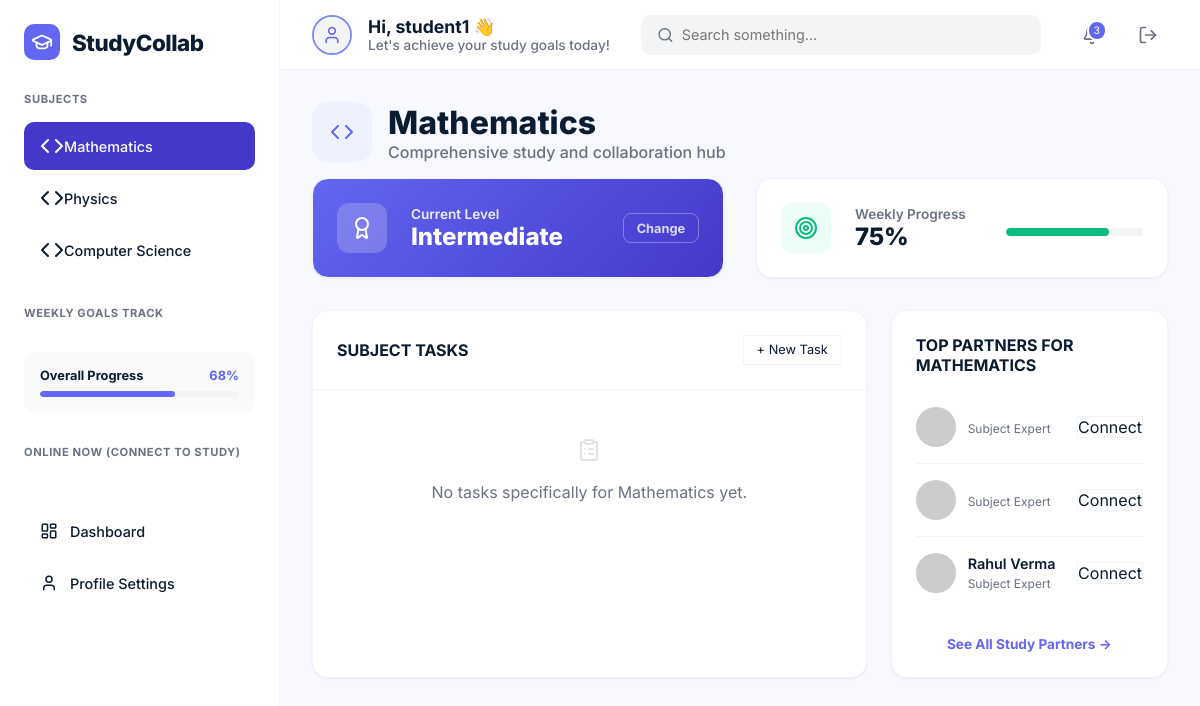
/subject/1/ (signed in), run on the app's committed database.
### main/models.py (models this page shows, shortened)
class Subject(models.Model):
    name = models.CharField(max_length=100)
    description = models.TextField(blank=True, null=True)
    icon = models.CharField(max_length=50, default="code") # FontAwesome or Lucide icon name

class UserLevel(models.Model):
    LEVEL_CHOICES = (
        ('beginner', 'Beginner'),
        ('intermediate', 'Intermediate'),
        ('pro', 'Pro'),
    )
    user = models.ForeignKey(User, on_delete=models.CASCADE)
    subject = models.ForeignKey(Subject, on_delete=models.CASCADE)
    level = models.CharField(max_length=20, choices=LEVEL_CHOICES)
    class Meta:
        unique_together = ('user', 'subject')

class Profile(models.Model):
    ROLE_CHOICES = (
        ('student', 'Student'),
        ('teacher', 'Teacher'),
    )
    user = models.OneToOneField(User, on_delete=models.CASCADE)
    role = models.CharField(max_length=10, choices=ROLE_CHOICES)
    avatar = models.ImageField(upload_to='avatars/', null=True, blank=True)
    study_hours_goal = models.IntegerField(default=15)
    problems_solved_goal = models.IntegerField(default=20)
    chapters_read_goal = models.IntegerField(default=2)
    sessions_attended_goal = models.IntegerField(default=3)
    study_hours_done = models.IntegerField(default=12)
    problems_solved_done = models.IntegerField(default=14)
    chapters_read_done = models.IntegerField(default=1)
    sessions_attended_done = models.IntegerField(default=2)

### main/views.py (the view)
# urls.py: path('subject/<int:subject_id>/', views.subject_detail, name='subject_detail'),
@login_required
def subject_detail(request, subject_id):
    subject = get_object_or_404(Subject, id=subject_id)
    user_level = UserLevel.objects.filter(user=request.user, subject=subject).first()
    tasks = Task.objects.filter(user=request.user, subject=subject)
    partners = Profile.objects.filter(role='student').exclude(user=request.user)[:3]
    context = {
        'active_subject': subject,
        'user_level': user_level,
        'tasks': tasks,
        'partners': partners,
    }
    return render(request, 'subject_detail.html', context)

### templates/subject_detail.html (shortened to what this page needs)
{% extends 'base.html' %}
{% load static %}
{% block content %}
<div style="margin-bottom: 2rem;">
    <div style="display: flex; align-items: center; gap: 1rem; margin-bottom: 1rem;">
        <div style="width: 60px; height: 60px; background: #eef2ff; color: var(--primary); border-radius: 16px; display: flex; align-items: center; justify-content: center;">
            <i data-lucide="{{ active_subject.icon }}" style="width: 32px;"></i>
        </div>
        <div>
            <h1 style="font-size: 2rem; font-weight: 800; color: var(--text-main); margin: 0;">{{ active_subject.name }}</h1>
            <p style="color: var(--text-muted); margin: 0; font-weight: 500;">Comprehensive study and collaboration hub</p>
        </div>
    </div>
    {% if not user_level %}
    <div style="background: #fffbeb; border: 1px solid #fef3c7; border-radius: 12px; padding: 1.5rem; display: flex; align-items: center; justify-content: space-between; gap: 1rem;">
        <div style="display: flex; align-items: center; gap: 1rem;">
            <div style="background: #fef3c7; padding: 0.75rem; border-radius: 50%;">
                <i data-lucide="info" style="color: #92400e; width: 24px;"></i>
            </div>
            <div>
                <h3 style="margin: 0; color: #92400e; font-size: 1.1rem;">Pick your level!</h3>
                <p style="margin: 0; color: #b45309; font-size: 0.9rem;">To find the best study partners, tell us how much you know about {{ active_subject.name }}.</p>
            </div>
        </div>
        <a href="{% url 'select_level' active_subject.id %}" class="btn-outline" style="background: white; border-color: #fcd34d; color: #92400e; font-weight: 700;">Set Proficiency</a>
    </div>
    {% else %}
    <div style="display: flex; gap: 2rem; align-items: stretch;">
        <div class="card" style="flex: 1; display: flex; align-items: center; gap: 1.5rem; padding: 1.5rem; background: linear-gradient(135deg, #6366f1 0%, #4338ca 100%); color: white;">
            <div style="width: 50px; height: 50px; background: rgba(255,255,255,0.2); border-radius: 12px; display: flex; align-items: center; justify-content: center;">
                <i data-lucide="award" style="width: 28px;"></i>
            </div>
            <div>
                <div style="font-size: 0.85rem; opacity: 0.9; font-weight: 600;">Current Level</div>
                <div style="font-size: 1.5rem; font-weight: 800;">{{ user_level.level|title }}</div>
            </div>
            <a href="{% url 'select_level' active_subject.id %}" style="margin-left: auto; color: white; opacity: 0.8; text-decoration: none; font-size: 0.8rem; font-weight: 700; border: 1px solid rgba(255,255,255,0.4); padding: 0.4rem 0.8rem; border-radius: 8px;">Change</a>
        </div>
        <div class="card" style="flex: 1; padding: 1.5rem; display: flex; align-items: center; gap: 1.5rem;">
            <div style="width: 50px; height: 50px; background: #ecfdf5; color: var(--green); border-radius: 12px; display: flex; align-items: center; justify-content: center;">
                <i data-lucide="target" style="width: 28px;"></i>
            </div>
            <div>
                <div style="font-size: 0.85rem; color: var(--text-muted); font-weight: 600;">Weekly Progress</div>
                <div style="font-size: 1.5rem; font-weight: 800;">75%</div>
            </div>
            <div style="flex: 1; margin-left: 1rem;">
                 <div class="progress-container" style="height: 8px;">
                    <div class="progress-bar" style="width: 75%; background: var(--green);"></div>
                </div>
            </div>
        </div>
    </div>
    {% endif %}
</div>
<div class="grid-main">
    <div class="card" style="padding: 0;">
        <div style="padding: 1.5rem; border-bottom: 1px solid var(--border-color); display: flex; justify-content: space-between; align-items: center;">
            <h2 class="card-title">SUBJECT TASKS</h2>
            <button class="btn-outline" style="font-size: 0.8rem; padding: 0.4rem 0.8rem;">+ New Task</button>
        </div>
        {% if tasks %}
        <table class="task-table">
            <tbody>
                {% for task in tasks %}
                <tr>
                    <td style="width: 40px;"><input type="checkbox" {% if task.status == 'completed' %}checked{% endif %}></td>
                    <td class="task-name" {% if task.status == 'completed' %}style="text-decoration: line-through; color: var(--text-muted);"{% endif %}>{{ task.title }}</td>
                    <td>{{ task.time|time:"g:i A" }}</td>
                    <td style="text-align: right;">
                        <span class="status-badge {% if task.status == 'completed' %}status-completed{% elif task.status == 'in_progress' %}status-in-progress{% else %}status-pending{% endif %}">
                            {{ task.status|title }}
                        </span>
                    </td>
                </tr>
                {% endfor %}
            </tbody>
        </table>
        {% else %}
        <div style="padding: 3rem; text-align: center; color: var(--text-muted);">
            <i data-lucide="clipboard-list" style="width: 48px; opacity: 0.2; margin-bottom: 1rem;"></i>
            <p>No tasks specifically for {{ active_subject.name }} yet.</p>
        </div>
        {% endif %}
    </div>
    <div class="card">
        <h2 class="card-title">TOP PARTNERS FOR {{ active_subject.name|upper }}</h2>
        <div class="partner-list" style="margin-top: 1rem;">
            {% for partner in partners %}
            <div class="partner-item">
                <div class="user-info">
                    <img src="https://i.pravatar.cc/150?u={{ partner.user.username }}" alt="User" class="user-avatar">
                    <div>
                        <span class="user-name">{{ partner.user.first_name }} {{ partner.user.last_name }}</span>
                        <span class="user-meta">Subject Expert</span>
                    </div>
                </div>
                <a href="{% url 'create_connection' active_subject.id partner.user.id %}" class="btn-outline" style="text-decoration: none;">Connect</a>
            </div>
            {% endfor %}
        </div>
        <div style="margin-top: 1.5rem; text-align: center;">
            <a href="{% url 'dashboard' %}" style="color: var(--primary); text-decoration: none; font-size: 0.85rem; font-weight: 700;">See All Study Partners →</a>
        </div>
    </div>
</div>
{% endblock %}

### templates/base.html (shortened to what this page needs)
{% load static %}
<!DOCTYPE html>
<html lang="en">
<head>
    <link rel="stylesheet" href="{% static 'css/style.css' %}">
</head>
<body>
    {% if user.is_authenticated %}
    <aside class="sidebar">
        <a href="{% url 'dashboard' %}" style="text-decoration: none; display: flex; align-items: center; gap: 0.75rem; margin-bottom: 1rem;">
            <div style="width: 36px; height: 36px; background: var(--primary); border-radius: 10px; display: flex; align-items: center; justify-content: center; color: white;">
                <i data-lucide="graduation-cap" style="width: 22px;"></i>
            </div>
            <span style="font-weight: 800; font-size: 1.4rem; color: var(--text-main); letter-spacing: -0.02em;">StudyCollab</span>
        </a>
        <div class="sidebar-title">Subjects</div>
        <nav>
            {% for subject in subjects %}
            <a href="{% url 'subject_detail' subject.id %}" class="sidebar-item {% if active_subject.id == subject.id or not active_subject and forloop.first %}active{% endif %}">
                <i data-lucide="{{ subject.icon|default:'code' }}"></i>
                {{ subject.name }}
            </a>
            {% endfor %}
        </nav>
        <div class="sidebar-title">Weekly Goals Track</div>
        <div class="sidebar-card">
            <div style="display: flex; justify-content: space-between; font-size: 0.8rem; font-weight: 700; margin-bottom: 0.5rem;">
                <span>Overall Progress</span>
                <span style="color: var(--primary);">68%</span>
            </div>
            <div class="progress-container" style="height: 6px;">
                <div class="progress-bar" style="width: 68%; background: var(--primary);"></div>
            </div>
        </div>
        <div class="sidebar-title">Online Now (Connect to study)</div>
        <div style="margin-top: 2rem;">
            <a href="{% url 'dashboard' %}" class="sidebar-item">
                <i data-lucide="layout-dashboard" style="width: 18px; margin-right: 12px;"></i>
                Dashboard
            </a>
            <a href="{% url 'profile_settings' %}" class="sidebar-item">
                <i data-lucide="user" style="width: 18px; margin-right: 12px;"></i>
                Profile Settings
            </a>
        </div>
    </aside>
    <div class="main-wrapper">
        <header class="top-bar">
            <div class="top-left">
                <div style="display: flex; align-items: center; gap: 1rem;">
                    <div class="profile-trigger">
                        {% if user.profile and user.profile.profile_picture %}
                            <img src="{{ user.profile.profile_picture.url }}" alt="Profile" class="profile-img">
                        {% else %}
                            <div style="width: 100%; height: 100%; background: #f3f4f6; display: flex; align-items: center; justify-content: center;">
                                <i data-lucide="user" style="width: 20px; color: var(--primary);"></i>
                            </div>
                        {% endif %}
                    </div>
                    <div>
                        <div style="font-weight: 700; font-size: 1.1rem; color: var(--text-main);">
                            Hi, {{ user.first_name|default:user.username }} 👋
                        </div>
                        <div style="font-size: 0.85rem; color: var(--text-muted); font-weight: 500;">Let's achieve your study goals today!</div>
                    </div>
                </div>
            </div>
            <div class="search-bar">
                <i data-lucide="search" style="width: 18px; color: var(--text-muted);"></i>
                <input type="text" placeholder="Search something...">
            </div>
            <div class="top-right">
                <div class="icon-btn">
                    <span class="badge">3</span>
                </div>
                <a href="{% url 'logout' %}" class="icon-btn" title="Logout">
                    <i data-lucide="log-out" style="width: 20px;"></i>
                </a>
            </div>
        </header>
        <main class="content-body">
            {% block content %}{% endblock %}
        </main>
    </div>
    {% else %}
    <div style="width: 100%; min-height: 100vh; background: linear-gradient(135deg, #f8fafc 0%, #e2e8f0 100%); display: flex; align-items: center; justify-content: center;">
        {% block auth_content %}{% endblock %}
    </div>
    {% endif %}
</body>
</html>

### data on the page
Subject: name "Mathematics", name "MATHEMATICS"
Subject: name "Physics"
Subject: name "Computer Science"
UserLevel: level "Intermediate"
Profile: user.first_name "Rahul", user.last_name "Verma"

### other printed values
{{ user.first_name|default:user.username }} "student1"
